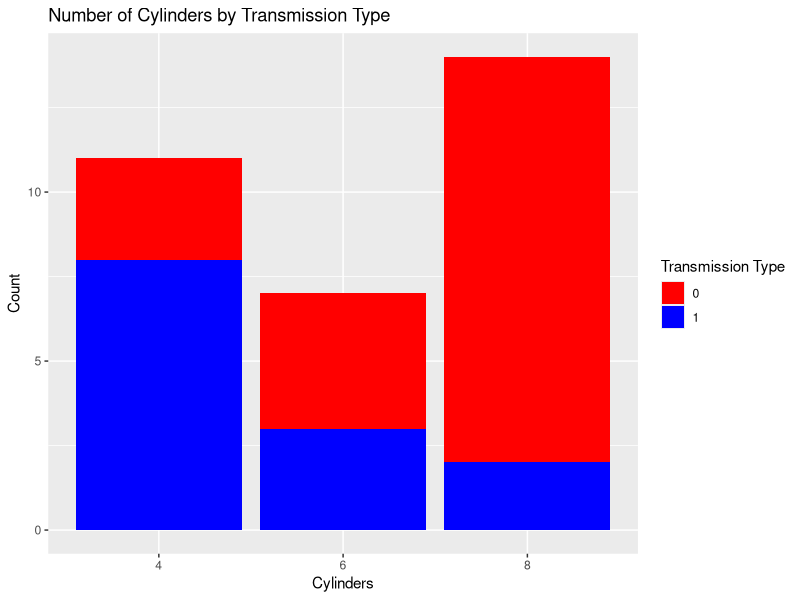

Write R code to recreate this figure.

# Load the necessary library
library(ggplot2)

# Create a bar plot
ggplot(mtcars, aes(x = factor(cyl), fill = factor(am)))+
  geom_bar() +
  labs(title = "Number of Cylinders by Transmission Type",
       x = "Cylinders",
       y = "Count") +
  scale_fill_manual(values = c("0" = "red", "1" = "blue")) +
  guides(fill=guide_legend(title="Transmission Type"))
